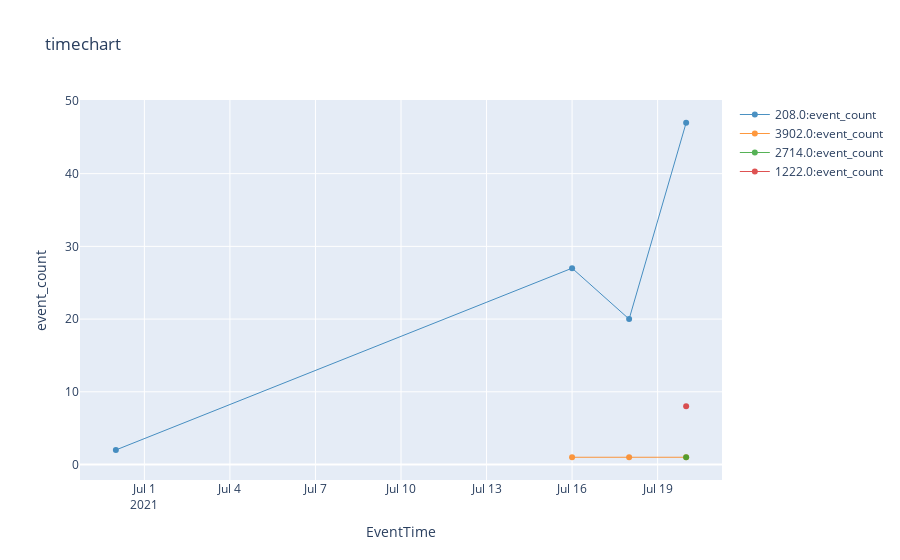

Notebook code for this chart:
### Markdown cell above
## Analyze Errors

### Code cell
%%kql 
AzureDiagnostics
| where OperationName == "ErrorEvent"
| extend ErrorNumber =  tostring(error_number_d) 
| summarize event_count=count() by EventTime = bin(TimeGenerated, 2d), ErrorNumber
| render timechart

### Figure 1 — Plotly figure (JSON) as saved in the notebook; plotly's stock layout.template omitted (floating-point values rounded to 4 significant figures)
{"data": [{"line": {"color": "rgb(31, 118, 179)", "width": 1}, "name": "208.0:event_count", "opacity": 0.8, "type": "scatter", "x": ["2021-06-30T00:00:00+00:00", "2021-07-16T00:00:00+00:00", "2021-07-18T00:00:00+00:00", "2021-07-20T00:00:00+00:00"], "y": [2, 27, 20, 47]}, {"line": {"color": "rgb(254, 127, 14)", "width": 1}, "name": "3902.0:event_count", "opacity": 0.8, "type": "scatter", "x": ["2021-06-30T00:00:00+00:00", "2021-07-16T00:00:00+00:00", "2021-07-18T00:00:00+00:00", "2021-07-20T00:00:00+00:00"], "y": [null, 1, 1, 1]}, {"line": {"color": "rgb(44, 160, 44)", "width": 1}, "name": "2714.0:event_count", "opacity": 0.8, "type": "scatter", "x": ["2021-06-30T00:00:00+00:00", "2021-07-16T00:00:00+00:00", "2021-07-18T00:00:00+00:00", "2021-07-20T00:00:00+00:00"], "y": [null, null, null, 1]}, {"line": {"color": "rgb(214, 39, 39)", "width": 1}, "name": "1222.0:event_count", "opacity": 0.8, "type": "scatter", "x": ["2021-06-30T00:00:00+00:00", "2021-07-16T00:00:00+00:00", "2021-07-18T00:00:00+00:00", "2021-07-20T00:00:00+00:00"], "y": [null, null, null, 8]}], "layout": {"showlegend": true, "title": {"text": "timechart"}, "xaxis": {"autorange": true, "title": {"text": "EventTime"}, "type": "date"}, "yaxis": {"ticksuffix": "", "title": {"text": "event_count"}, "type": "linear"}}}
